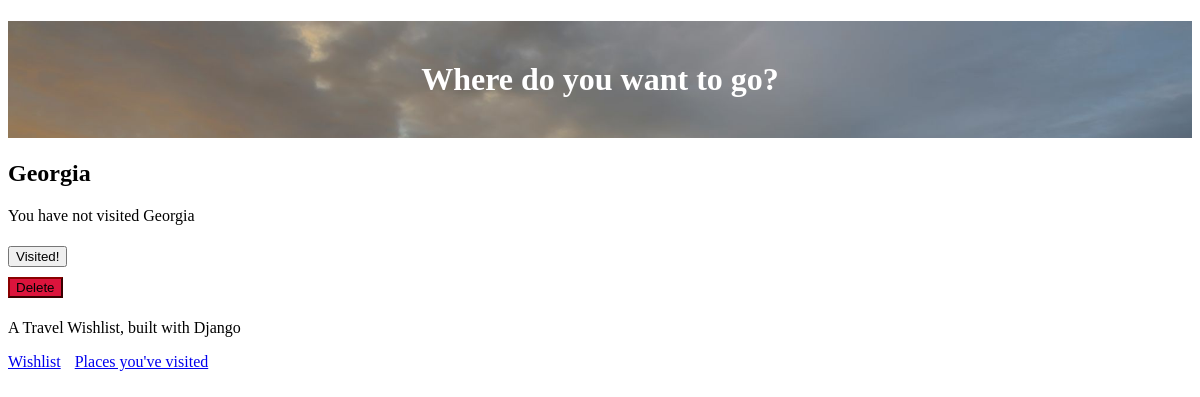
/place/14 (signed in), run on an earlier commit of the app's database.
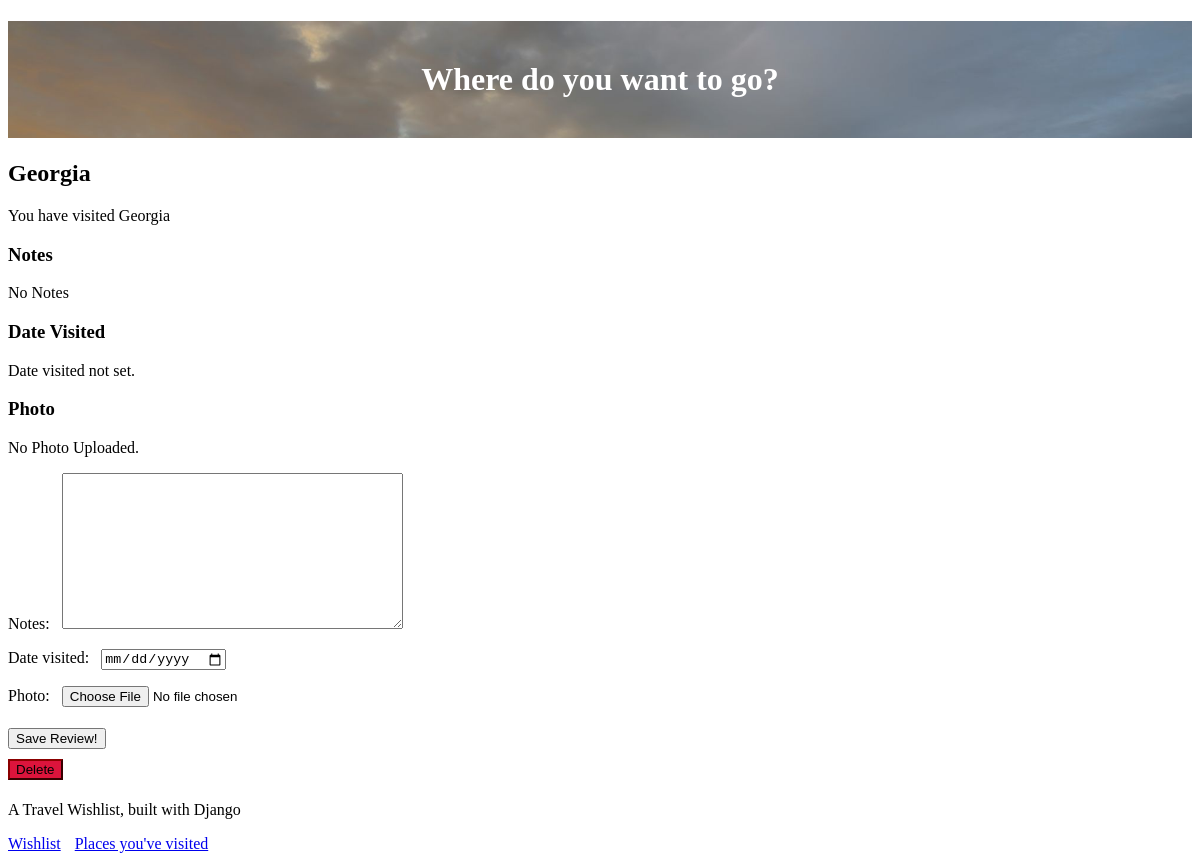
And on a later commit of the database.
### travel_wishlist/models.py (models this page shows, shortened)
class Place(models.Model):
    user = models.ForeignKey('auth.user', null=False, on_delete=models.CASCADE)
    name = models.CharField(max_length=200)
    visited = models.BooleanField(default=False) # assume the user is creating a input they havent been to yet
    notes = models.TextField(blank=True, null=True)
    date_visited = models.DateField(blank=True, null=True)
    photo = models.ImageField(upload_to='user_images/', blank=True, null=True)

### travel_wishlist/views.py (the view)
# urls.py: path('place/<int:place_pk>', views.place_details, name='place_details'),
@login_required
def place_details(request, place_pk):
    place = get_object_or_404(Place, pk=place_pk)
    if place.user != request.user:
        return HttpResponseForbidden()
    if request.method == 'POST':
        form = TripReviewForm(request.POST, request.FILES, instance=place)
        if form.is_valid():
            form.save()
            messages.info(request, 'Trip information updated!')
        else:
            messages.error(request, form.errors) # come back and fix later to make nicer
        return redirect('place_details', place_pk=place_pk)
    else:
        if place.visited:
            review_form = TripReviewForm(instance=place)
            return render(request, 'travel_wishlist/place_detail.html', {'place': place, 'review_form': review_form} )
        else:
            return render(request, 'travel_wishlist/place_detail.html', {'place': place} )

### travel_wishlist/forms.py
class TripReviewForm(forms.ModelForm):
    class Meta:
        model = Place
        fields = ('notes', 'date_visited', 'photo')
        widgets = {
            'date_visited': DateInput()
        }

### travel_wishlist/templates/travel_wishlist/place_detail.html (shortened to what this page needs)
{% extends 'travel_wishlist/base.html' %}
{% load static %}
{% block content %}
<h2> {{ place.name }} </h2>
{% if place.visited %}
    <p>You have visited {{ place.name }}</p>
    <h3>Notes</h3>
    <p>{{ place.notes|default:"No Notes" }}</p>
    <h3>Date Visited</h3>
    <p>{{ place.date_visited|default:"Date visited not set." }}</p>
    <h3>Photo</h3>
    {% if place.photo %}
        <img src="{{ place.photo.url }}">
    {% else %}
        <p>No Photo Uploaded.</p>
    {% endif %}
    <form action="{% url 'place_details' place.pk %}" method="POST" enctype="multipart/form-data">
        {{ review_form.as_p }}
        <button type="submit">Save Review!</button>
    </form>
{% else %}
    <p>You have not visited {{ place.name }}</p>
    <form action="{%  url 'place_was_visited' place.pk %}" method="POST">
        <button type="submit" class="visited">Visited!</button>
    </form>
{% endif %}
<form action="{% url 'delete_place' place.pk %}" method="POST">
    <button type="submit" class="delete">Delete</button>
</form>
{% endblock %}

What changed in the data, as far as the page shows it:
changed Place "Georgia": visited False → True (drawn); notes (not shown) → "No Notes"; date_visited (not shown) → "Date visited not set."
Also different on the page:
text no longer shown: "You have not visited Visited!"
text now shown: "You have visited Notes Date Visited Photo No Photo Uploaded. Notes: Date visited: Photo: Save Review!"
